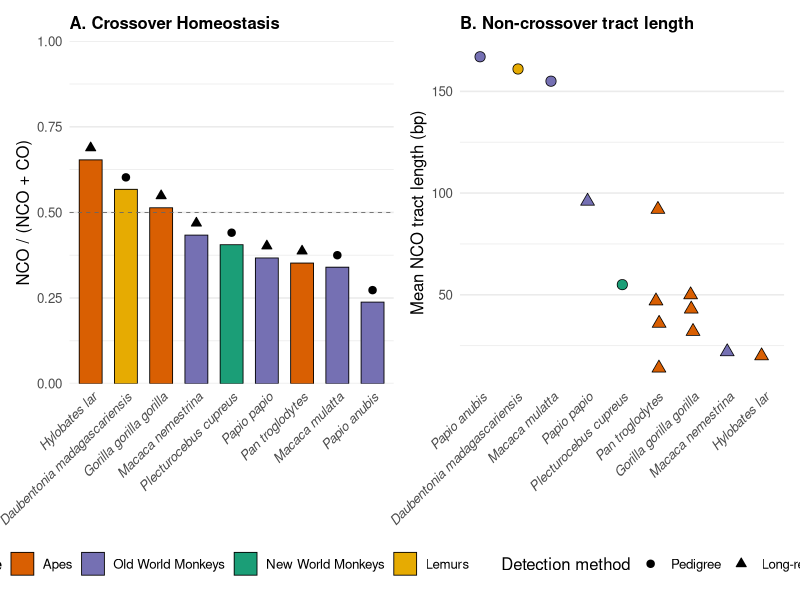
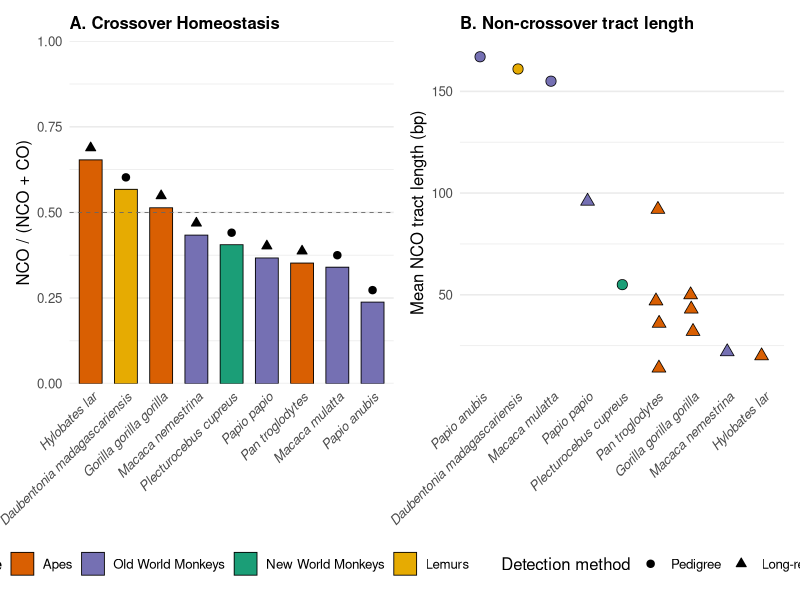
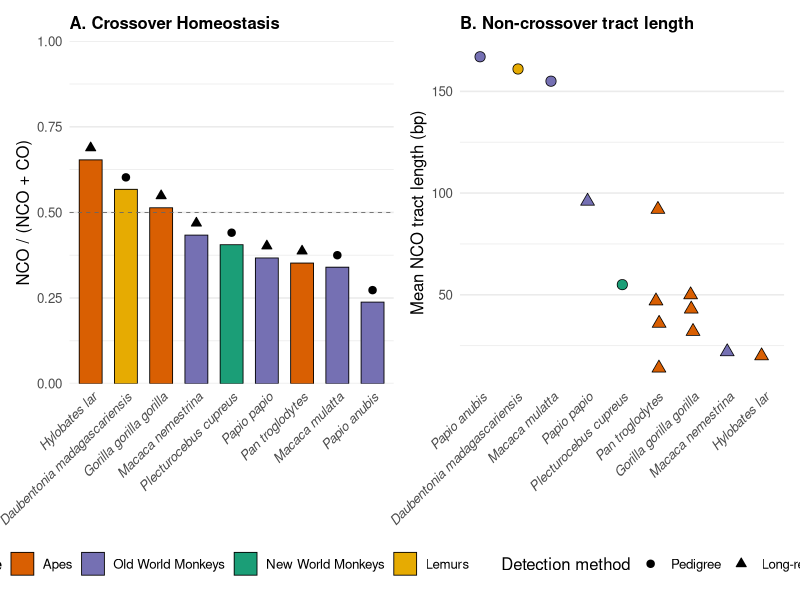

Here is the R script that generated these plots, in order: (Note: this script raises an error after producing the figures.)
library(ggplot2)
library(patchwork)
library(dplyr)

CLADE_LEVELS <- c("Apes", "Old World Monkeys", "New World Monkeys", "Lemurs")
CLADE_COLORS <- c(
  "Apes"        = "#d95f02",
  "Old World Monkeys"  = "#7570b3",
  "New World Monkeys" = "#1b9e77",
  "Lemurs"= "#e6ab02"
)

SPECIES_CLADE <- c(
  "Pan troglodytes" = "Apes", "Gorilla gorilla gorilla" = "Apes", "Hylobates lar" = "Apes",
  "Papio anubis" = "Old World Monkeys", "Papio papio" = "Old World Monkeys",
  "Macaca mulatta" = "Old World Monkeys", "Macaca nemestrina" = "Old World Monkeys",
  "Plecturocebus cupreus" = "New World Monkeys",
  "Daubentonia madagascariensis" = "Lemurs"
)

# Detection method per species -- same split both panels share: direct
# pedigree transmission counts vs. pooled germline long-read
# sequencing (Porsborg et al. 2025), matching the caption's own method split.
# Shared between Panel A and Panel B, both as a shape aesthetic, so the two
# panels' shape legends merge into one under plot_layout(guides = "collect") --
# same treatment as the shared Clade color legend.
METHOD_LEVELS <- c("Pedigree", "Long-read testis/sperm")
SPECIES_METHOD <- c(
  "Papio anubis" = "Pedigree", "Macaca mulatta" = "Pedigree",
  "Plecturocebus cupreus" = "Pedigree", "Daubentonia madagascariensis" = "Pedigree",
  "Pan troglodytes" = "Long-read testis/sperm", "Gorilla gorilla gorilla" = "Long-read testis/sperm",
  "Hylobates lar" = "Long-read testis/sperm", "Papio papio" = "Long-read testis/sperm",
  "Macaca nemestrina" = "Long-read testis/sperm"
)
METHOD_SHAPES <- c("Pedigree" = 21, "Long-read testis/sperm" = 24)

make_clade_factor <- function(x) factor(x, levels = CLADE_LEVELS)
make_method_factor <- function(x) factor(x, levels = METHOD_LEVELS)

base_theme <- theme_minimal(base_size = 12) +
  theme(axis.text.x = element_text(angle = 45, hjust = 1, face = "italic"),
        panel.grid.major.x = element_blank(),
        plot.title = element_text(face = "bold", size = 12))

# ---------- Panel A: crossover homeostasis (NCO / (NCO + CO)) ----------
# Each species/study ordered by its own value, highest to lowest, matching
# Figure_2's convention (no fixed tree-order x-axis anymore).
ratio_data <- tribble(
  ~species, ~nco, ~co,
  "Papio anubis", 263, 842,
  "Macaca mulatta", 85, 165,
  "Plecturocebus cupreus", 184, 269.5,
  "Daubentonia madagascariensis", 200, 152.5,
  "Pan troglodytes", 269, 495,
  "Gorilla gorilla gorilla", 227, 215,
  "Hylobates lar", 132, 70,
  "Papio papio", 40, 69,
  "Macaca nemestrina", 131, 171
) %>%
  mutate(nco_fraction = nco / (nco + co),
         clade = make_clade_factor(SPECIES_CLADE[as.character(species)]),
         method = make_method_factor(SPECIES_METHOD[as.character(species)]))

homeostasis_order <- ratio_data %>%
  arrange(desc(nco_fraction)) %>%
  pull(species)
ratio_data <- ratio_data %>% mutate(species = factor(species, levels = homeostasis_order))

# Method shown as a small black marker just above each bar --
# bars stay clade-colored (the more important visual grouping), method is a
# secondary overlay rather than replacing the bar encoding. Fixed
# fill/color = "black" (not mapped) so only shape varies -- same shape codes
# (21/24) as Panel B's fillable points, so their legends merge into one.
panel_homeostasis <- ggplot(ratio_data, aes(x = species, y = nco_fraction)) +
  geom_col(aes(fill = clade), width = 0.65, color = "black", linewidth = 0.3) +
  geom_hline(yintercept = 0.5, linetype = "dashed", color = "grey40", linewidth = 0.3) +
  geom_point(aes(y = nco_fraction + 0.035, shape = method),
             fill = "black", color = "black", size = 2.2) +
  scale_fill_manual(values = CLADE_COLORS, name = "Clade") +
  scale_shape_manual(values = METHOD_SHAPES, name = "Detection method", drop = FALSE) +
  scale_x_discrete(limits = homeostasis_order) +
  scale_y_continuous(limits = c(0, 1), expand = c(0, 0)) +
  labs(x = NULL, y = "NCO / (NCO + CO)",
       title = "A. Crossover Homeostasis") +
  base_theme

# ---------- Panel B: mean NCO tract length (bp) -- dot plot, not bars ----------
# Individual per-sample points shown for the 2 multi-individual Porsborg species
# (chimp, gorilla). No range line/segment between a species' multiple points,
# same treatment already applied to Figure_2 -- independent
# estimates from different studies/individuals, not a continuous range. Ordered by
# each species' own mean value, highest to lowest, matching Figure_2's convention.
tract_points <- tribble(
  ~species, ~tract_bp, ~derivation,
  "Papio anubis", 167, "pedigree (raw)",
  "Macaca mulatta", 155, "pedigree (raw)",
  "Plecturocebus cupreus", 55, "pedigree (raw)",
  "Daubentonia madagascariensis", 161, "pedigree (raw)",
  "Pan troglodytes", 47, "long-read (model-fit)",
  "Pan troglodytes", 14, "long-read (model-fit)",
  "Pan troglodytes", 36, "long-read (model-fit)",
  "Pan troglodytes", 92, "long-read (model-fit)",
  "Gorilla gorilla gorilla", 32, "long-read (model-fit)",
  "Gorilla gorilla gorilla", 50, "long-read (model-fit)",
  "Gorilla gorilla gorilla", 43, "long-read (model-fit)",
  "Hylobates lar", 20, "long-read (model-fit)",
  "Papio papio", 96, "long-read (model-fit)",
  "Macaca nemestrina", 22, "long-read (model-fit)"
) %>%
  mutate(clade = make_clade_factor(SPECIES_CLADE[as.character(species)]),
         method = make_method_factor(SPECIES_METHOD[as.character(species)]))

tract_order <- tract_points %>%
  group_by(species) %>%
  summarise(mean_val = mean(tract_bp), .groups = "drop") %>%
  arrange(desc(mean_val)) %>%
  pull(species)
tract_points <- tract_points %>% mutate(species = factor(species, levels = tract_order))

# Shape encodes method -- fillable shapes (21/24, same codes as Panel A's
# overlay markers) so `derivation` (already computed) is shown directly on
# the plot. Shape legend suppressed here (guide="none") -- tried
# letting plot_layout(guides="collect") merge it with Panel A's identical
# scale, but the merge silently dropped the triangle entry from Panel B's own
# copy of the legend (a patchwork/ggplot guide-merging quirk when one panel's
# points have a fixed fill and the other's are aes-mapped). Panel A's legend
# alone is the single source of truth for what circle/triangle mean, same
# asymmetric-legend pattern already used in Figure_2 (Data type under Panel A
# only, Estimator under Panel B only).
panel_tract <- ggplot() +
  geom_point(data = tract_points, aes(x = species, y = tract_bp, fill = clade, shape = method),
             size = 3.2, color = "black", stroke = 0.4,
             position = position_jitter(width = 0.06, height = 0, seed = 1)) +
  scale_fill_manual(values = CLADE_COLORS, guide = "none") +
  scale_shape_manual(values = METHOD_SHAPES, guide = "none") +
  scale_x_discrete(limits = tract_order) +
  labs(x = NULL, y = "Mean NCO tract length (bp)",
       title = "B. Non-crossover tract length") +
  base_theme

combined <- panel_homeostasis + panel_tract +
  plot_layout(guides = "collect") &
  theme(legend.position = "bottom")

ggsave("/Users/lss0021/Documents/Primate_Maps/Figure_3/Figure_3_NCO_deepdive.png",
       combined, width = 11, height = 5.5, dpi = 1200, bg = "white")
ggsave("/Users/lss0021/Documents/Primate_Maps/Figure_3/Figure_3_NCO_deepdive.pdf",
       combined, width = 11, height = 5.5, bg = "white")
# EPS format for Elsevier ELSA submission (accepts JPG/TIFF/PNG/EPS/CDX,
# not PDF) -- vector, so it sidesteps the DPI requirement the same way the PDF does.
ggsave("/Users/lss0021/Documents/Primate_Maps/Figure_3/Figure_3_NCO_deepdive.eps",
       combined, device = "eps", width = 11, height = 5.5, bg = "white")

cat("Saved Figure_3_NCO_deepdive.png/.pdf\n")

# ---------- Combined supplemental table (both panels, one file, outer join) ----------
tract_summary <- tract_points %>%
  group_by(species) %>%
  summarise(tract_bp_values = paste(tract_bp, collapse = ";"),
            tract_bp_mean = round(mean(tract_bp), 1),
            derivation = first(derivation), .groups = "drop")

supp <- ratio_data %>%
  select(species, clade, nco, co, nco_fraction) %>%
  mutate(nco_fraction = round(nco_fraction, 4)) %>%
  full_join(tract_summary, by = "species") %>%
  arrange(desc(nco_fraction))

write.csv(supp, "/Users/lss0021/Documents/Primate_Maps/Figure_3/supplemental_nco_deepdive_table.csv",
          row.names = FALSE)
cat("Saved supplemental_nco_deepdive_table.csv\n")
